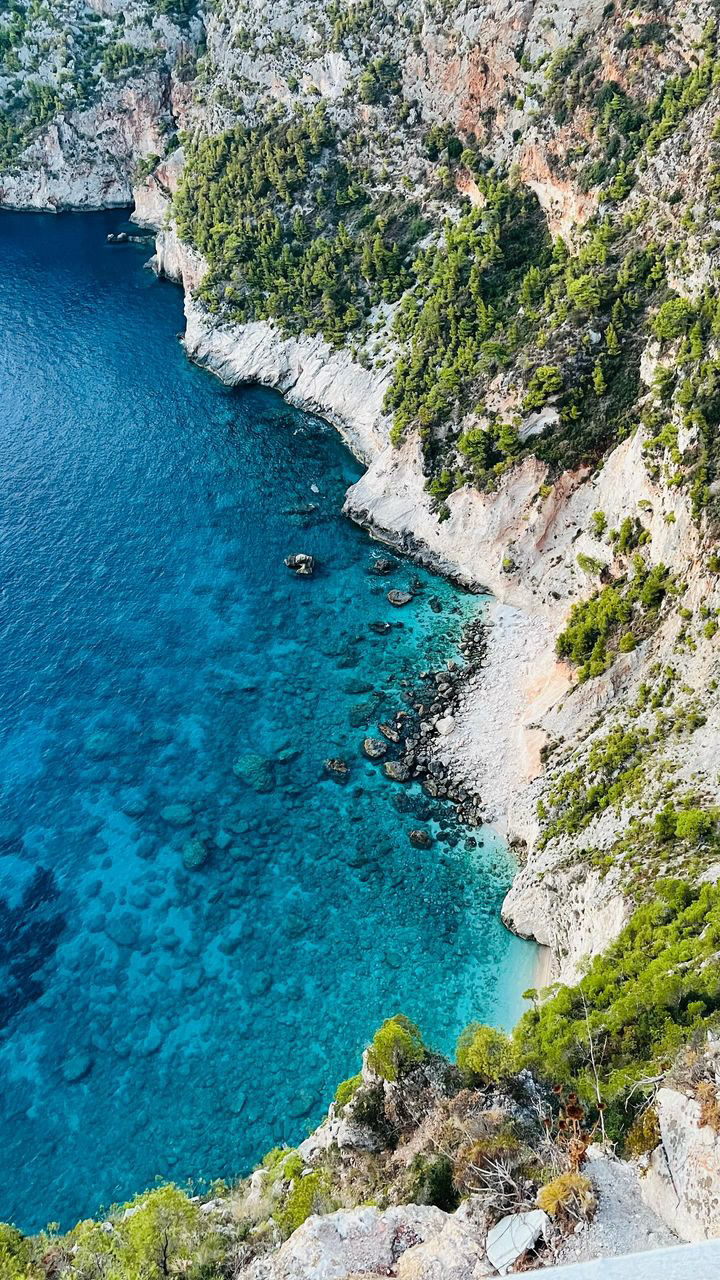
#> input picture media/Zante.JPG, 720 x 1280 px
$ jupyter execute 04-Zooming-In.ipynb
#> lines starting #> are read from the running program, lines starting #| are printed output that depends on the picture
[cell 1]
import cv2

import matplotlib.pyplot as plt

import numpy as np

[cell 2]
image = cv2.imread('media/Zante.JPG')
#> image is the input picture: shape (1280, 720, 3); mean B, G, R 130.4, 130.2, 89.6

image = cv2.cvtColor(image, cv2.COLOR_BGR2RGB)

plt.imshow(image)
plt.axis('on')
plt.show()

[cell 3]
image.shape
#> Out = (1280, 720, 3)

[cell 4]
image.shape
#> Out = (1280, 720, 3)

[cell 5]
imgGray = cv2.cvtColor(image, cv2.COLOR_BGR2GRAY)

[cell 6]
plt.imshow(imgGray, cmap = 'gray')

[cell 7]
zoom_img = np.zeros((1280, 720), dtype = int)

[cell 8]
zoom_img

[cell 9]
for i in range(640):
    for j in range(360):
        zoom_img[2*i, 2*j] = imgGray[i, j]
        zoom_img[2*i + 1, 2*j+1] = imgGray[i, j]
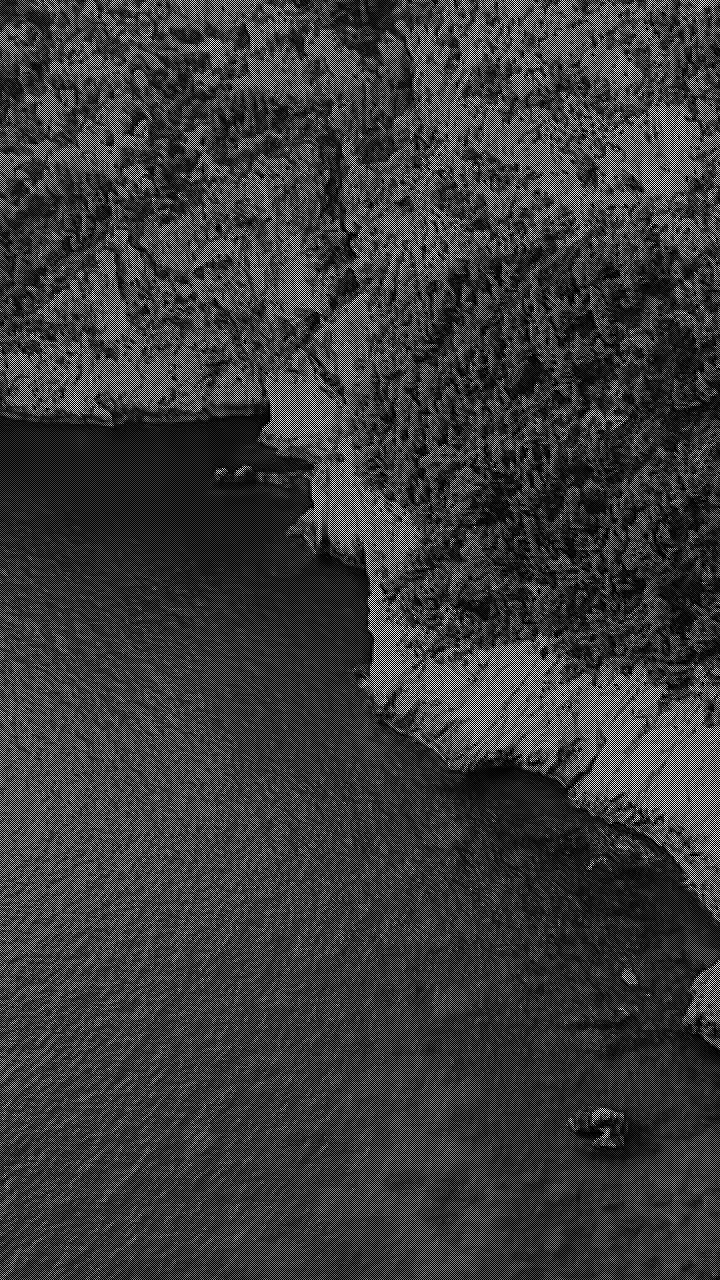
#> zoom_img: shape (1280, 720) int64; min 0, max 255, mean 59

[cell 10]
zoom_img

[cell 11]
for i in range(640):
    for j in range(360):
        zoom_img[2*i, 2*j] = imgGray[i, j]
        zoom_img[2*i + 1, 2*j + 1] = imgGray[i, j]
        zoom_img[2*i + 1, 2*j] = imgGray[i, j]
        zoom_img[2*i, 2*j + 1] = imgGray[i, j]
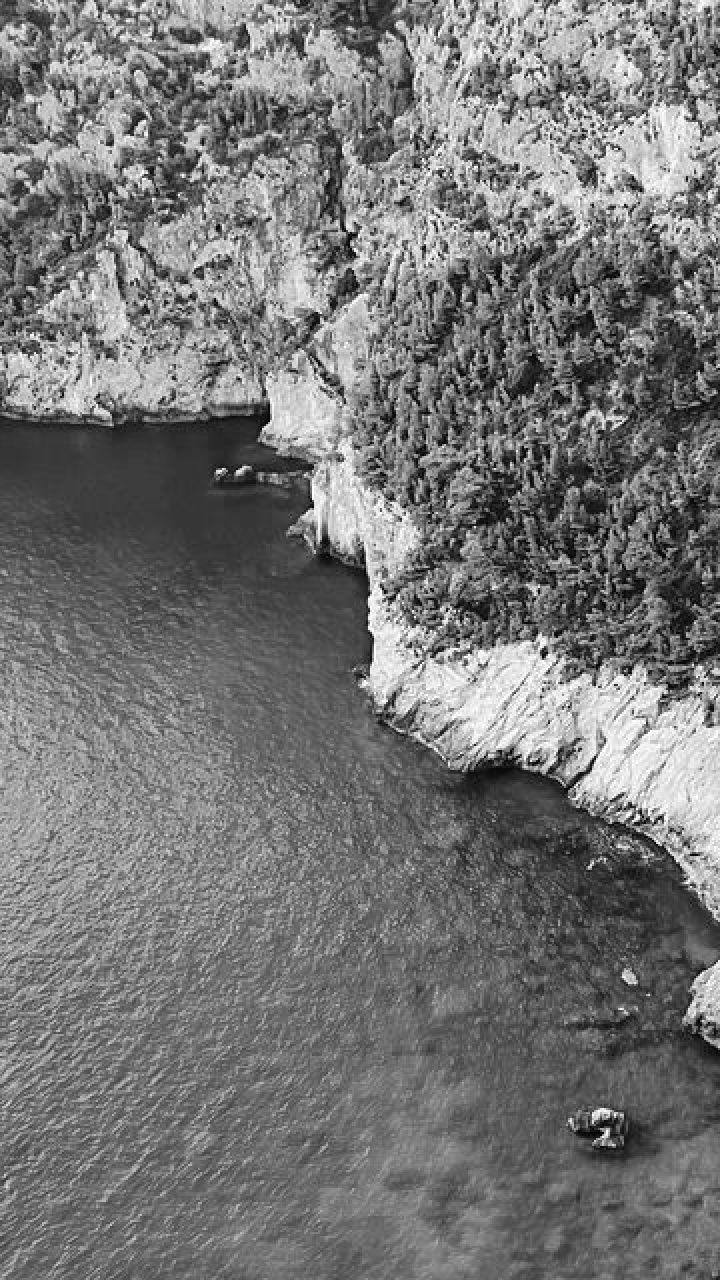
#> zoom_img: shape (1280, 720) int64; min 0, max 255, mean 117.9

[cell 12]
zoom_img

[cell 13]
plt.imshow(zoom_img, cmap = "gray")

[cell 14]
for i in range(640):
    for j in range(360):
        zoom_img[2*i, 2*j] = imgGray[i, j]
        zoom_img[2*i + 1, 2*j + 1] = imgGray[i, j]
        zoom_img[2*i + 1, 2*j] = imgGray[i, j]
        zoom_img[2*i, 2*j + 1] = imgGray[i, j]

[cell 15]
def zoom_in(img):
    h = img.shape[0]
#> h = 1280
    w = img.shape[1]
#> w = 720
    zoom_pic = np.zeros((h, w), dtype = int)
    for i in range(h//2):
        for j in range(w//2):
            zoom_pic[2*i, 2*j] = img[i, j]
            zoom_pic[2*i + 1, 2*j + 1] = img[i, j]
            zoom_pic[2*i + 1, 2*j] = img[i, j]
            zoom_pic[2*i, 2*j + 1] = img[i, j]
    plt.imshow(zoom_pic, cmap = "gray")

[cell 16]
zoom_in(imgGray)

[cell 17]
def zoom_img(img):
    h = img.shape[0]
#> h = 1280
    w = img.shape[1]
#> w = 720
    zoom_image = np.zeros((h*2, w*2), dtype = int)
    for i in range(h):
        for j in range(w):
            zoom_image[2*i, 2*j] = img[i, j]
            zoom_image[2*i + 1, 2*j + 1] = img[i, j]
            zoom_image[2*i + 1, 2*j] = img[i, j]
            zoom_image[2*i, 2*j + 1] = img[i, j]
    plt.imshow(zoom_image, cmap = "gray")

[cell 18]
zoom_img(imgGray)

[cell 19]
zoom_picture = np.zeros((1280, 720, 3), dtype=np.uint8)

for i in range(640):
    for j in range(360):
        for c in range(3):  # Iterate over each channel (0: Red, 1: Green, 2: Blue)
            zoom_picture[2*i, 2*j, c] = image[i, j, c]
            zoom_picture[2*i + 1, 2*j + 1, c] = image[i, j, c]
            zoom_picture[2*i + 1, 2*j, c] = image[i, j, c]
            zoom_picture[2*i, 2*j + 1, c] = image[i, j, c]
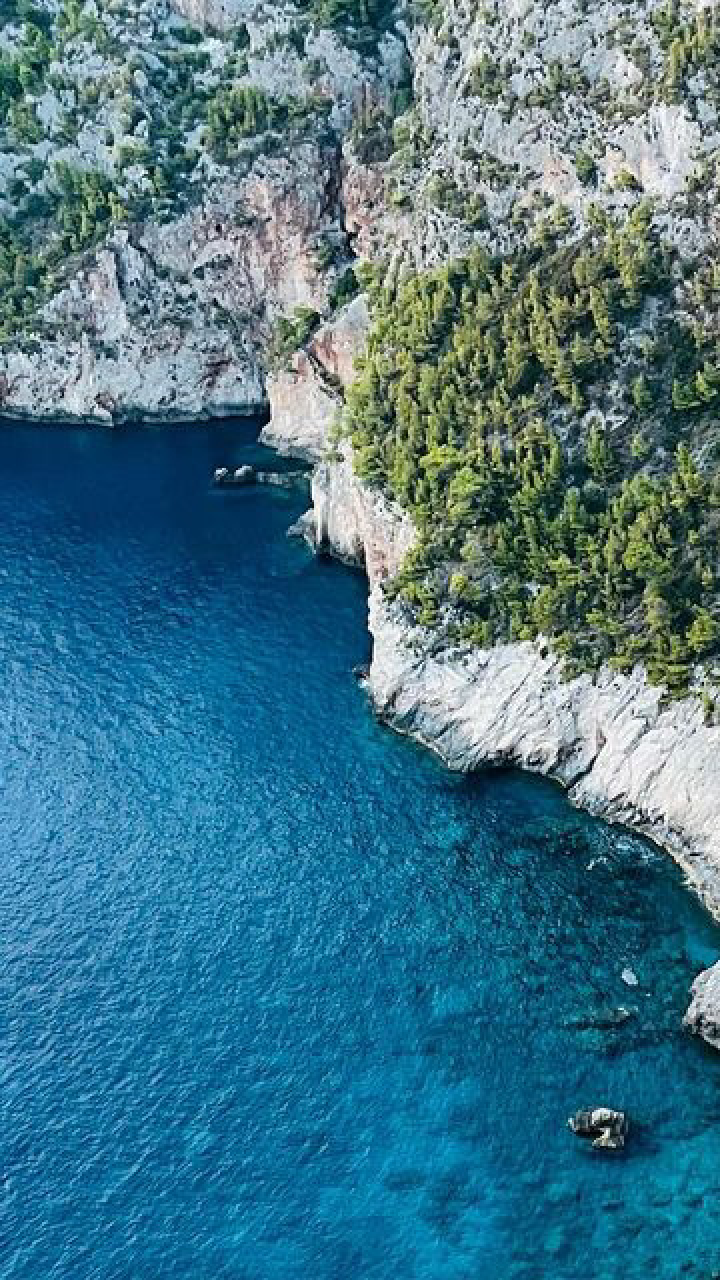
#> zoom_picture: shape (1280, 720, 3); mean R, G, B 68.2, 118.3, 136


plt.imshow(zoom_picture)

[cell 20]
def zoomed_img(pic):
    h = pic.shape[0]
#> h = 1280
    w = pic.shape[1]
#> w = 720
    c = pic.shape[2]
#> c = 3
    pic_zoomed = np.zeros((h, w, c), dtype = np.uint8)
    for x in range(h//2):
        for y in range(w//2):
            for z in range(c):
                pic_zoomed[2*x, 2*y, z] = pic[x, y, z]
                pic_zoomed[2*x + 1 , 2*y + 1, z] = pic[x, y, z]
                pic_zoomed[2*x + 1, 2*y, z] = pic[x, y, z]
                pic_zoomed[2*x, 2*y +1 , z] = pic[x, y, z]
    plt.imshow(pic_zoomed)
    return(pic_zoomed)

[cell 21]
zoomed_img(image)

[cell 22]
sushi = cv2.imread('media/sushi.jpg')
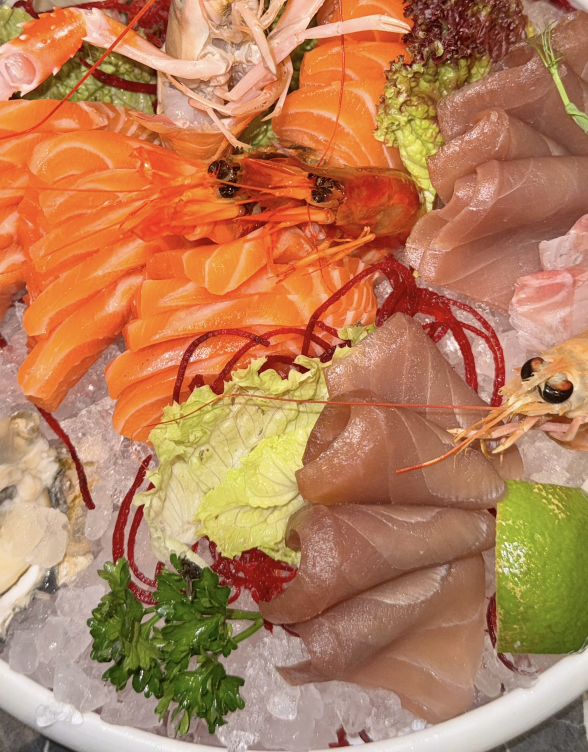
#> input picture media/sushi.jpg, 1175 x 1504 px (shown at 1/2 size)
#> sushi is the input picture: shape (1504, 1175, 3); mean B, G, R 89.1, 126.8, 182.6

sushi = cv2.cvtColor(sushi, cv2.COLOR_BGR2RGB)

plt.imshow(sushi)

[cell 23]
sushi_zoomed = zoomed_img(sushi)
#> after the loop in zoomed_img (call 2), `for x in range(h//2):`:
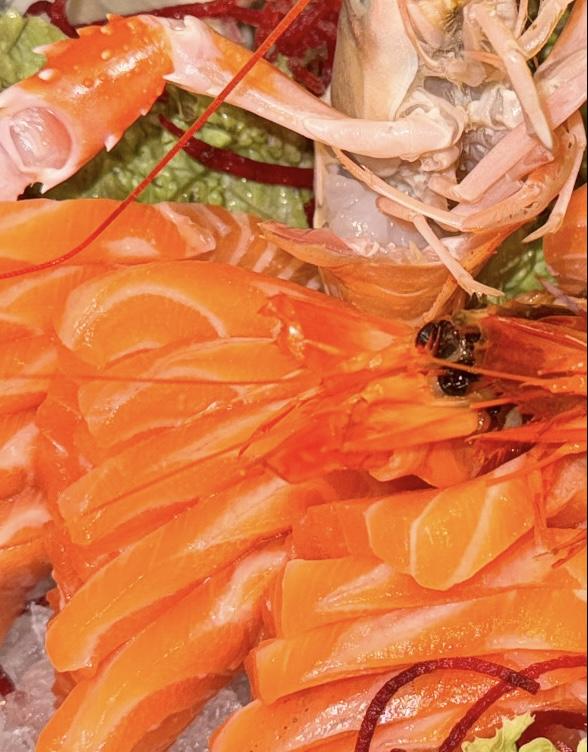
#> pic_zoomed: shape (1504, 1175, 3) (shown at 1/2 size); mean R, G, B 214, 120.7, 71

[cell 24]
zoomed_img(sushi_zoomed)
#> after the loop in zoomed_img (call 3), `for x in range(h//2):`:
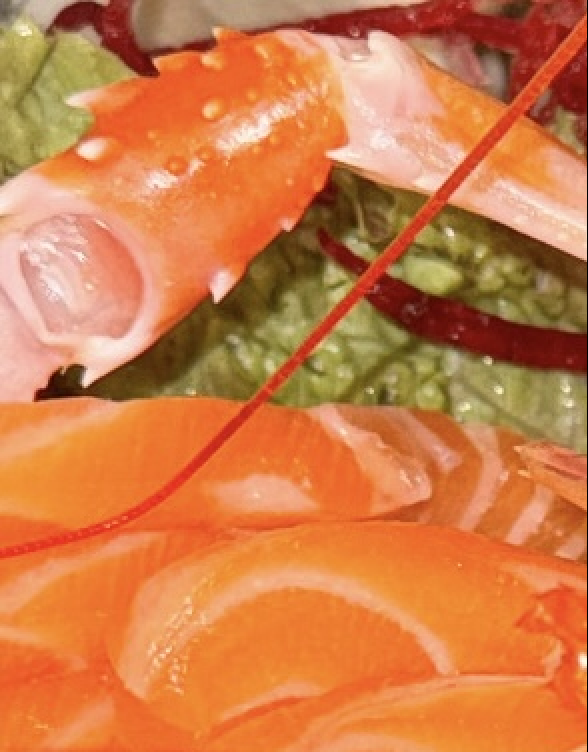
#> pic_zoomed: shape (1504, 1175, 3) (shown at 1/2 size); mean R, G, B 207.3, 124.7, 72.2
